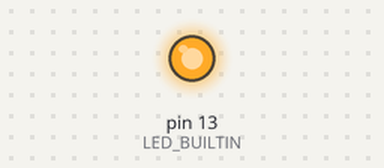
Bench run of a sketch on a simulated Arduino Uno, built for the host (arithmetic inside an expression is 32-bit, double 64-bit). Shown: output pins drawn as LEDs (lit = HIGH). Random numbers use the default seed unless the sketch sets one; what the sketch prints to the serial monitor is not drawn.

Above: at 0.1 s.
At 9.6 s:
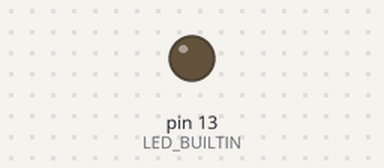
Timing chart, 0 to 11.1 s (numbered marks = the images above):
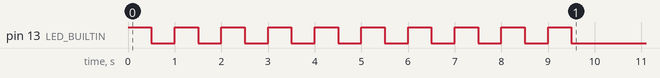

The sketch:

correct_resnet1_EE_detailed_class_1.ino
```cpp
/*
 * Auto-generated Arduino runner: correct_resnet1_EE_detailed_class_1
 *
 * Copy this file and all files from the generated code directory
 * into a single Arduino sketch folder named "correct_resnet1_EE_detailed_class_1".
 * (Folder name must match the .ino filename.)
 *
 * Board: Arduino Giga R1  (FQBN: arduino:mbed_giga:giga)
 *
 * Compile check (no upload):
 *   arduino-cli compile --fqbn arduino:mbed_giga:giga correct_resnet1_EE_detailed_class_1/
 *
 * Model I/O:
 *   Input  (NCHW): [1, 6, 7, 256]  ->  NHWC flat: 10752 floats
 *   Output        : [1, 5]  ->  5 class scores
 */

#include "model.h"

// ---------------------------------------------------------------------------
// Buffer sizes
// ---------------------------------------------------------------------------
#define INPUT_SIZE  10752   // 1 * 7 * 256 * 6  (NHWC)
#define OUTPUT_SIZE 5

// Global arrays — keeps them off the stack (avoids stack overflow)
static float input_buf[INPUT_SIZE];
static float output_buf[OUTPUT_SIZE];
static bool  _done = false;

// ---------------------------------------------------------------------------
// setup
// ---------------------------------------------------------------------------
void setup() {
    pinMode(LED_BUILTIN, OUTPUT);

    // Slow blink = setup started
    for (int i = 0; i < 10; i++) {
        digitalWrite(LED_BUILTIN, HIGH); delay(500);
        digitalWrite(LED_BUILTIN, LOW);  delay(500);
    }
    Serial.begin(115200);
    // unsigned long start = millis();
    while (!Serial) {}

    // Seed RNG from a floating ADC pin (unconnected = noise)
    randomSeed(analogRead(A0));

    // Fill input with random floats in [-1.0, 1.0]
    // Replace this block with real sensor data in your application.
    for (int i = 0; i < INPUT_SIZE; ++i) {
        // random(-1000, 1001) gives integers in [-1000, 1000]
        input_buf[i] = (float)random(-1000, 1001) / 1000.0f;
    }

    Serial.println("Input buffer filled with random data.");
    Serial.println("Running model_forward...");
    Serial.println();
}

// ---------------------------------------------------------------------------
// loop — runs inference once, then halts
// ---------------------------------------------------------------------------
void loop() {
    if (_done) return;
    _done = true;

    // model_forward prints profiling checkpoints (Serial.print) internally
    model_forward(input_buf, output_buf);

    // Print output class scores
    Serial.println();
    Serial.println("Output scores:");
    for (int i = 0; i < OUTPUT_SIZE; ++i) {
        Serial.print("  class ");
        Serial.print(i);
        Serial.print(": ");
        Serial.println(output_buf[i], 6);
    }

    // Find argmax
    int best = 0;
    for (int i = 1; i < OUTPUT_SIZE; ++i) {
        if (output_buf[i] > output_buf[best]) best = i;
    }
    Serial.print("Predicted class: ");
    Serial.println(best);
}
```

model.cpp
```cpp
// Auto-generated model implementation
// DO NOT EDIT

// Input shape  (NCHW): [1, 6, 7, 256]
// Output shape: [1, 5]

#include <Arduino.h>

#include "model.h"
#include "weights.h"
#include "nn_ops_float.h"

#include <string.h>

void model_forward(const float* input, float* output) {
    unsigned long _t_start, _t_end;
    _t_start = micros();
    static float slot_0[4032];
    static float slot_1[4032];
    static float slot_2[4032];

    // stem_conv [conv2d]
    conv2d_nhwc(input, 7, 256, 6, stem_conv_weight, 5, 5, 16, NULL, 2, 2, 0, slot_0);
    // stem_bn [batchnorm]
    batchnorm2d_nhwc(slot_0, 2, 126, 16, stem_bn_gamma, stem_bn_beta, stem_bn_mean, stem_bn_var, 1e-05f, slot_1);
    // stem_relu [relu]
    relu(slot_1, 4032);
    // stage0_block0_conv1 [conv2d]
    conv2d_nhwc(slot_1, 2, 126, 16, stage0_block0_conv1_weight, 3, 3, 16, NULL, 1, 1, 1, slot_0);
    // stage0_block0_bn1 [batchnorm]
    batchnorm2d_nhwc(slot_0, 2, 126, 16, stage0_block0_bn1_gamma, stage0_block0_bn1_beta, stage0_block0_bn1_mean, stage0_block0_bn1_var, 1e-05f, slot_2);
    // stage0_block0_relu1 [relu]
    relu(slot_2, 4032);
    // stage0_block0_conv2 [conv2d]
    conv2d_nhwc(slot_2, 2, 126, 16, stage0_block0_conv2_weight, 3, 3, 16, NULL, 1, 1, 1, slot_0);
    // stage0_block0_bn2 [batchnorm]
    batchnorm2d_nhwc(slot_0, 2, 126, 16, stage0_block0_bn2_gamma, stage0_block0_bn2_beta, stage0_block0_bn2_mean, stage0_block0_bn2_var, 1e-05f, slot_2);
    // add [add]
    for (int i = 0; i < 4032; ++i) {
        slot_0[i] = slot_2[i] + slot_1[i];
    }
    // stage0_block0_relu2 [relu]
    relu(slot_0, 4032);
    // stage0_block1_conv1 [conv2d]
    conv2d_nhwc(slot_0, 2, 126, 16, stage0_block1_conv1_weight, 3, 3, 16, NULL, 1, 1, 1, slot_1);
    // stage0_block1_bn1 [batchnorm]
    batchnorm2d_nhwc(slot_1, 2, 126, 16, stage0_block1_bn1_gamma, stage0_block1_bn1_beta, stage0_block1_bn1_mean, stage0_block1_bn1_var, 1e-05f, slot_2);
    // stage0_block1_relu1 [relu]
    relu(slot_2, 4032);
    // stage0_block1_conv2 [conv2d]
    conv2d_nhwc(slot_2, 2, 126, 16, stage0_block1_conv2_weight, 3, 3, 16, NULL, 1, 1, 1, slot_1);
    // stage0_block1_bn2 [batchnorm]
    batchnorm2d_nhwc(slot_1, 2, 126, 16, stage0_block1_bn2_gamma, stage0_block1_bn2_beta, stage0_block1_bn2_mean, stage0_block1_bn2_var, 1e-05f, slot_2);
    // add_1 [add]
    for (int i = 0; i < 4032; ++i) {
        slot_1[i] = slot_2[i] + slot_0[i];
    }
    // stage0_block1_relu2 [relu]
    relu(slot_1, 4032);
    _t_end = micros();
    Serial.print("Early Exit 1: ");
    Serial.print((_t_end - _t_start) / 1000.0f, 2);
    Serial.println(" ms");
    // exit_conv [conv2d]
    conv2d_nhwc(slot_1, 2, 126, 16, exit_conv_weight, 3, 3, 16, NULL, 2, 2, 1, slot_0);
    // exit_bn [batchnorm]
    batchnorm2d_nhwc(slot_0, 1, 63, 16, exit_bn_gamma, exit_bn_beta, exit_bn_mean, exit_bn_var, 1e-05f, slot_1);
    // exit_relu [relu]
    relu(slot_1, 1008);
    // exit_pool [adaptive_avg_pool]
    global_average_pool_2d(slot_1, 1, 63, 16, slot_0);
    // view [method_view]
    memcpy(slot_1, slot_0, 16 * sizeof(float));
    // exit_fc [linear]
    dense(slot_1, 16, exit_fc_weight, exit_fc_bias, 5, slot_0);
    // exit_softmax [softmax]
    memcpy(slot_1, slot_0, 5 * sizeof(float));
    softmax(slot_1, 5);
    _t_end = micros();
    Serial.print("Final Exit: ");
    Serial.print((_t_end - _t_start) / 1000.0f, 2);
    Serial.println(" ms");
    memcpy(output, slot_1, 5 * sizeof(float));
}
```

model.h
```cpp
// Auto-generated model header
// DO NOT EDIT

#ifndef MODEL_H_
#define MODEL_H_

#include <stddef.h>

// =============================================================================
// IMPORTANT: Input Layout
// =============================================================================
// This model expects input in NHWC format (batch, height, width, channels).
// PyTorch uses NCHW format. Convert before calling:
//   PyTorch: input.permute(0, 2, 3, 1).numpy().flatten()
// =============================================================================

// Input: x
// Output: exit_softmax

// Main model inference function
void model_forward(const float* input, float* output);

#endif // MODEL_H_
```

nn_ops_float.h
```cpp
// Minimal TensorFlow-like ops implemented in portable C for embedded targets.
// Layout: NHWC for tensors. Convolutions are standard cross-correlation (TF style).
// No dynamic allocation; callers provide output buffers.
// All functions use float for simplicity; adapt to fixed-point as needed.

#ifndef NN_OPS_FLOAT_H_
#define NN_OPS_FLOAT_H_

#include <math.h>
#include <stddef.h>

// Clamp helper
static inline int clamp_int(int v, int lo, int hi) { return v < lo ? lo : (v > hi ? hi : v); }

// Conv2D (NHWC input, HWIO filters)
// in:  [H, W, C_in]
// filt:[K_h, K_w, C_in, C_out]
// bias:[C_out]
// out: [H_out, W_out, C_out]
// Stride: (stride_h, stride_w), Padding: SAME or VALID (string)
static inline void conv2d_nhwc(
    const float* in, int in_h, int in_w, int in_c,
    const float* filt, int k_h, int k_w, int out_c,
    const float* bias,
    int stride_h, int stride_w,
    int pad_same, // 1 for SAME, 0 for VALID
    float* out)
{
    int out_h, out_w;
    if (pad_same) {
        out_h = (in_h + stride_h - 1) / stride_h;
        out_w = (in_w + stride_w - 1) / stride_w;
    } else {
        out_h = (in_h - k_h) / stride_h + 1;
        out_w = (in_w - k_w) / stride_w + 1;
    }

    int pad_h_total = pad_same ? ((out_h - 1) * stride_h + k_h - in_h) : 0;
    int pad_w_total = pad_same ? ((out_w - 1) * stride_w + k_w - in_w) : 0;
    int pad_top = pad_h_total / 2;
    int pad_left = pad_w_total / 2;

    for (int oh = 0; oh < out_h; ++oh) {
        for (int ow = 0; ow < out_w; ++ow) {
            for (int oc = 0; oc < out_c; ++oc) {
                float acc = bias ? bias[oc] : 0.0f;
                for (int kh = 0; kh < k_h; ++kh) {
                    int ih = oh * stride_h + kh - pad_top;
                    if (ih < 0 || ih >= in_h) continue;
                    for (int kw = 0; kw < k_w; ++kw) {
                        int iw = ow * stride_w + kw - pad_left;
                        if (iw < 0 || iw >= in_w) continue;
                        const float* in_px = in + ((ih * in_w + iw) * in_c);
                        const float* f_base = filt + (((kh * k_w + kw) * in_c) * out_c + oc);
                        for (int ic = 0; ic < in_c; ++ic) {
                            acc += in_px[ic] * f_base[ic * out_c];
                        }
                    }
                }
                out[((oh * out_w + ow) * out_c) + oc] = acc;
            }
        }
    }
}

// ReLU
static inline void relu(float* x, int n) {
    for (int i = 0; i < n; ++i) x[i] = x[i] > 0.0f ? x[i] : 0.0f;
}

// Dense (fully connected): y = xW + b
// x: [in_features]
// W: [in_features, out_features] row-major (in_features major)
// b: [out_features]
static inline void dense(const float* x, int in_features,
                         const float* W, const float* b,
                         int out_features,
                         float* y) {
    for (int o = 0; o < out_features; ++o) {
        float acc = b ? b[o] : 0.0f;
        const float* w_col = W + o; // access W[i * out_features + o]
        for (int i = 0; i < in_features; ++i) {
            acc += x[i] * w_col[i * out_features];
        }
        y[o] = acc;
    }
}

// GlobalAveragePool2D over H and W for NHWC
// in: [H, W, C]
// out: [C]
static inline void global_average_pool_2d(const float* in, int h, int w, int c, float* out) {
    for (int ch = 0; ch < c; ++ch) out[ch] = 0.0f;
    const int n = h * w;
    for (int ih = 0; ih < h; ++ih) {
        for (int iw = 0; iw < w; ++iw) {
            const float* px = in + ((ih * w + iw) * c);
            for (int ch = 0; ch < c; ++ch) out[ch] += px[ch];
        }
    }
    const float inv = n > 0 ? 1.0f / (float)n : 0.0f;
    for (int ch = 0; ch < c; ++ch) out[ch] *= inv;
}

// AdaptiveAvgPool2d((1,1)): same as global average pool over H,W for NHWC
// in:  [in_h, in_w, in_c]
// out: [in_c]
static inline void adaptive_avg_pool_2d_1x1(const float* in, int in_h, int in_w, int in_c, float* out) {
    global_average_pool_2d(in, in_h, in_w, in_c, out);
}

// Flatten: copy n floats from src to dst (for view/flatten after pooling)
static inline void flatten(const float* src, int n, float* dst) {
    for (int i = 0; i < n; ++i) dst[i] = src[i];
}

// Softmax over last dimension
static inline void softmax(float* x, int n) {
    if (n <= 0) return;
    float maxv = x[0];
    for (int i = 1; i < n; ++i) if (x[i] > maxv) maxv = x[i];
    float sum = 0.0f;
    for (int i = 0; i < n; ++i) {
        x[i] = expf(x[i] - maxv);
        sum += x[i];
    }
    const float inv = sum > 0 ? 1.0f / sum : 0.0f;
    for (int i = 0; i < n; ++i) x[i] *= inv;
}

// Mean reduction over spatial dimensions (H, W) for NHWC
// Used for global average pooling or mean(dim=[2,3]) in PyTorch
// in:  [H, W, C] - 3D tensor in NHWC format (batch dimension removed)
// out: [C] - 1D tensor with channel means
// This is equivalent to global_average_pool_2d but named for clarity
static inline void mean_hwc(const float* in, int h, int w, int c, float* out) {
    const int n = h * w;
    // Initialize output to zero
    for (int ch = 0; ch < c; ++ch) {
        out[ch] = 0.0f;
    }
    // Sum over all spatial positions
    for (int ih = 0; ih < h; ++ih) {
        for (int iw = 0; iw < w; ++iw) {
            const float* px = in + ((ih * w + iw) * c);
            for (int ch = 0; ch < c; ++ch) {
                out[ch] += px[ch];
            }
        }
    }
    // Divide by number of elements
    const float inv = n > 0 ? 1.0f / (float)n : 0.0f;
    for (int ch = 0; ch < c; ++ch) {
        out[ch] *= inv;
    }
}

// BatchNorm2D for NHWC
// in:  [H, W, C]
// gamma: [C] (scale)
// beta:  [C] (bias)
// mean:  [C] (running mean)
// var:   [C] (running variance)
// out:  [H, W, C]
static inline void batchnorm2d_nhwc(
    const float* in, int h, int w, int c,
    const float* gamma, const float* beta,
    const float* mean, const float* var,
    float eps,
    float* out)
{
    const int n = h * w;
    for (int ih = 0; ih < h; ++ih) {
        for (int iw = 0; iw < w; ++iw) {
            const float* in_px = in + ((ih * w + iw) * c);
            float* out_px = out + ((ih * w + iw) * c);
            for (int ch = 0; ch < c; ++ch) {
                float normalized = (in_px[ch] - mean[ch]) / sqrtf(var[ch] + eps);
                out_px[ch] = gamma[ch] * normalized + beta[ch];
            }
        }
    }
}

#endif // NN_OPS_FLOAT_H_
```

Source omitted: weights.h (204188 bytes)
